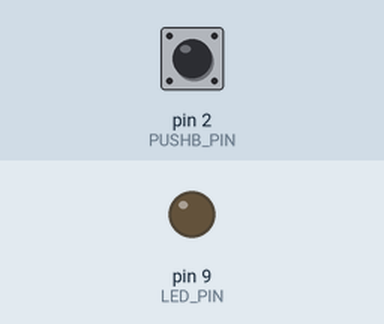
Bench run of a sketch on a simulated Arduino Uno, built with avr-gcc and run on an emulated ATmega328P. Parts: output pins drawn as LEDs (lit = HIGH). Dashed ring = blinking. The inputs (shaded band) are chosen by the test bench; at power-on: pin 2 (PUSHB_PIN) LOW.

Above: at 1.2 s.
1.3 s: pin 2 (PUSHB_PIN) pulled HIGH for 1 s
At 1.45 s:
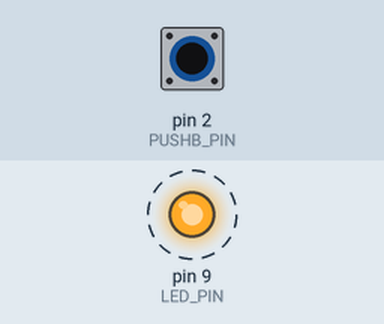
3.8 s: pin 2 (PUSHB_PIN) pulled HIGH for 0.15 s
At 4.8 s:
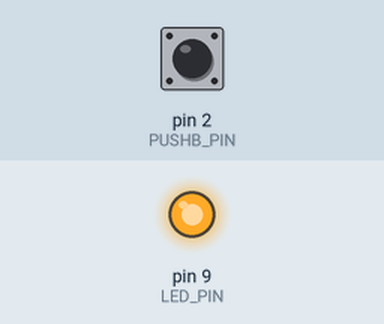
5.4 s: pin 2 (PUSHB_PIN) pulled HIGH for 3.2 s
At 9.5 s:
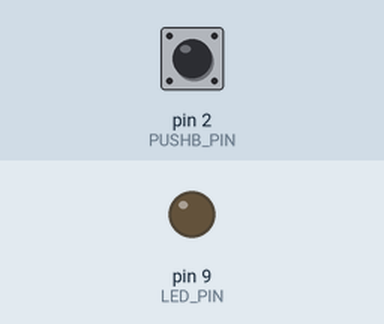
Timing chart, 0 to 11.0 s (numbered marks = the images above; inputs shaded):
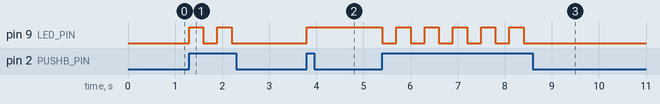

The sketch:

light-switch.ino
```cpp
#define LED_PIN         (9)
#define PUSHB_PIN       (2)     /* push button aka "switch" */
#define PUSHB_DELAY_MS  (300)

bool isOn = false;

void setup() {
    pinMode(LED_PIN, OUTPUT);   /* led pin is output */
    pinMode(PUSHB_PIN, INPUT);  /* switch pin is input */
}

void loop() {
    bool input = digitalRead(PUSHB_PIN);
    if (input)
    {
        isOn = !isOn;
        digitalWrite(LED_PIN, (isOn ? HIGH : LOW));
        delay(PUSHB_DELAY_MS);  /* delay input read */
    }
}
```

Measured:
- after the input at 1.3 s, pin 9 (LED_PIN): alternates HIGH for 0.30 s and LOW for 0.30 s, 4 changes in all, then stays LOW, starting at once
- after the input at 3.8 s, pin 9 (LED_PIN): LOW → HIGH at once
- after the input at 5.4 s, pin 9 (LED_PIN): alternates HIGH for 0.30 s and LOW for 0.30 s, 11 changes in all, then stays LOW, starting at once
